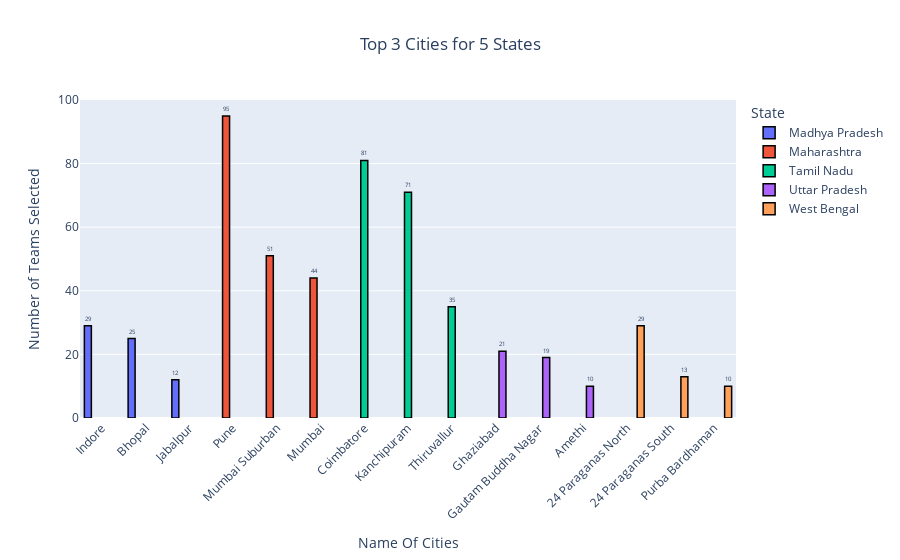

Notebook cell for this chart:
### Code cell
city_counts = data.groupby(['State', 'City']).size().reset_index(name='Count')
top_states = city_counts.groupby('State')['Count'].sum().nlargest(5).index
filtered_data = city_counts[city_counts['State'].isin(top_states)]

top_cities_per_state = (
    filtered_data.groupby('State')
    .apply(lambda x: x.nlargest(3, 'Count'))
    .reset_index(drop=True))

fig = px.bar(
    top_cities_per_state, 
    x='City', 
    y='Count', 
    color='State',
    text='Count',
    title='Top 3 Cities for 5 States',
    labels={'Count': 'Number of Teams Selected', 'City': 'Name Of Cities'},
    hover_data=['State'])
fig.update_traces(
    marker_line_width=1.5, 
    marker_line_color='black', 
    textposition='outside'
)
fig.update_layout(
    barmode='group',
    xaxis_tickangle=-45,
    title_x=0.5
)

fig.show()

### Figure 1 — Plotly figure (JSON) as saved in the notebook; plotly's stock layout.template omitted (floating-point values rounded to 4 significant figures)
{"data": [{"alignmentgroup": "True", "customdata": [["Madhya Pradesh"], ["Madhya Pradesh"], ["Madhya Pradesh"]], "hovertemplate": "State=%{customdata[0]}<br>Name Of Cities=%{x}<br>Number of Teams Selected=%{text}<extra></extra>", "legendgroup": "Madhya Pradesh", "marker": {"color": "#636efa", "line": {"color": "black", "width": 1.5}, "pattern": {"shape": ""}}, "name": "Madhya Pradesh", "offsetgroup": "Madhya Pradesh", "orientation": "v", "showlegend": true, "text": [29, 25, 12], "textposition": "outside", "type": "bar", "x": ["Indore", "Bhopal", "Jabalpur"], "xaxis": "x", "y": [29, 25, 12], "yaxis": "y"}, {"alignmentgroup": "True", "customdata": [["Maharashtra"], ["Maharashtra"], ["Maharashtra"]], "hovertemplate": "State=%{customdata[0]}<br>Name Of Cities=%{x}<br>Number of Teams Selected=%{text}<extra></extra>", "legendgroup": "Maharashtra", "marker": {"color": "#EF553B", "line": {"color": "black", "width": 1.5}, "pattern": {"shape": ""}}, "name": "Maharashtra", "offsetgroup": "Maharashtra", "orientation": "v", "showlegend": true, "text": [95, 51, 44], "textposition": "outside", "type": "bar", "x": ["Pune", "Mumbai Suburban", "Mumbai"], "xaxis": "x", "y": [95, 51, 44], "yaxis": "y"}, {"alignmentgroup": "True", "customdata": [["Tamil Nadu"], ["Tamil Nadu"], ["Tamil Nadu"]], "hovertemplate": "State=%{customdata[0]}<br>Name Of Cities=%{x}<br>Number of Teams Selected=%{text}<extra></extra>", "legendgroup": "Tamil Nadu", "marker": {"color": "#00cc96", "line": {"color": "black", "width": 1.5}, "pattern": {"shape": ""}}, "name": "Tamil Nadu", "offsetgroup": "Tamil Nadu", "orientation": "v", "showlegend": true, "text": [81, 71, 35], "textposition": "outside", "type": "bar", "x": ["Coimbatore", "Kanchipuram", "Thiruvallur"], "xaxis": "x", "y": [81, 71, 35], "yaxis": "y"}, {"alignmentgroup": "True", "customdata": [["Uttar Pradesh"], ["Uttar Pradesh"], ["Uttar Pradesh"]], "hovertemplate": "State=%{customdata[0]}<br>Name Of Cities=%{x}<br>Number of Teams Selected=%{text}<extra></extra>", "legendgroup": "Uttar Pradesh", "marker": {"color": "#ab63fa", "line": {"color": "black", "width": 1.5}, "pattern": {"shape": ""}}, "name": "Uttar Pradesh", "offsetgroup": "Uttar Pradesh", "orientation": "v", "showlegend": true, "text": [21, 19, 10], "textposition": "outside", "type": "bar", "x": ["Ghaziabad", "Gautam Buddha Nagar", "Amethi"], "xaxis": "x", "y": [21, 19, 10], "yaxis": "y"}, {"alignmentgroup": "True", "customdata": [["West Bengal"], ["West Bengal"], ["West Bengal"]], "hovertemplate": "State=%{customdata[0]}<br>Name Of Cities=%{x}<br>Number of Teams Selected=%{text}<extra></extra>", "legendgroup": "West Bengal", "marker": {"color": "#FFA15A", "line": {"color": "black", "width": 1.5}, "pattern": {"shape": ""}}, "name": "West Bengal", "offsetgroup": "West Bengal", "orientation": "v", "showlegend": true, "text": [29, 13, 10], "textposition": "outside", "type": "bar", "x": ["24 Paraganas North", "24 Paraganas South", "Purba Bardhaman"], "xaxis": "x", "y": [29, 13, 10], "yaxis": "y"}], "layout": {"barmode": "group", "legend": {"title": {"text": "State"}, "tracegroupgap": 0}, "title": {"text": "Top 3 Cities for 5 States", "x": 0.5}, "xaxis": {"anchor": "y", "domain": [0, 1], "tickangle": -45, "title": {"text": "Name Of Cities"}}, "yaxis": {"anchor": "x", "domain": [0, 1], "title": {"text": "Number of Teams Selected"}}}}
